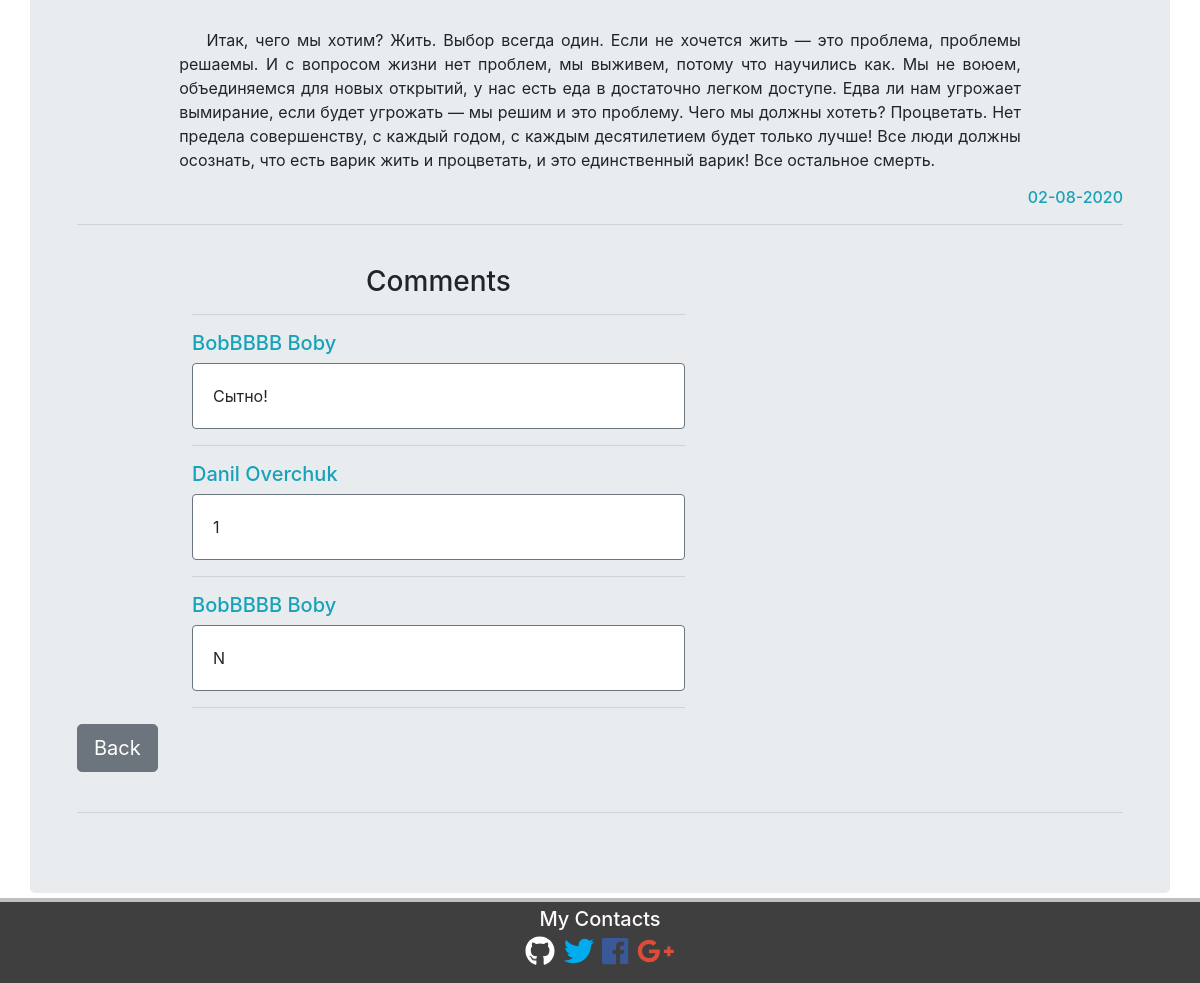
/articles/1/ (lower part), run on an earlier commit of the app's database.
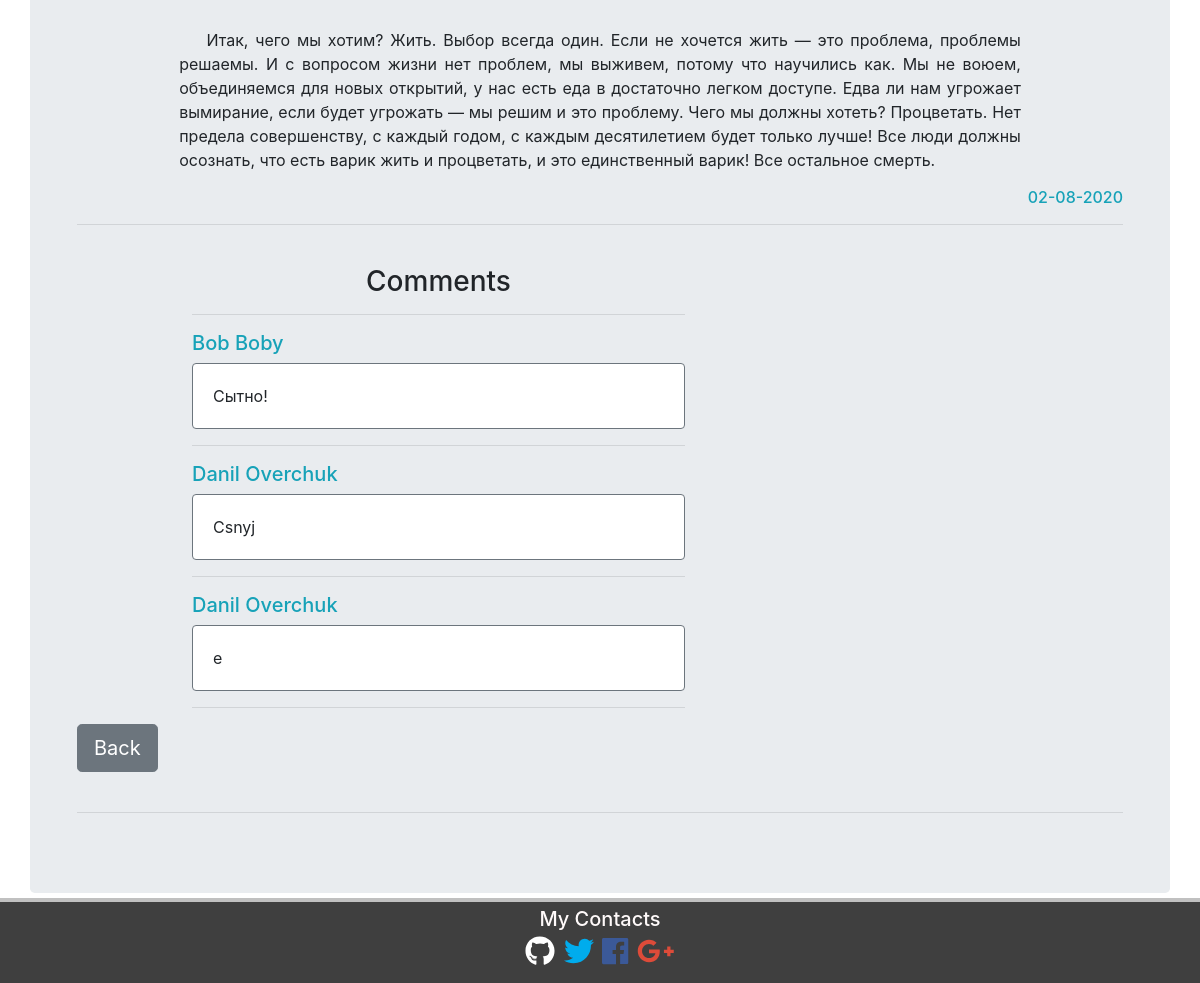
And on a later commit of the database.
### articles/models.py (models this page shows, shortened)
class Articles(models.Model):
    title = models.CharField(
        max_length=120,
        verbose_name='Title')
    content = RichTextField(blank=True, null=True)
    category = models.CharField(max_length=255, default='life')
    date = models.DateTimeField(verbose_name='Publication date')
    class Meta:
        verbose_name = 'Article'
        verbose_name_plural = 'Articles'

class Comments(models.Model):
    article = models.ForeignKey(Articles,
                                related_name='comments',
                                on_delete=models.CASCADE)
    author = models.ForeignKey(User, on_delete=models.CASCADE)
    comment_text = models.CharField(max_length=400)
    class Meta:
        verbose_name = 'Comment'
        verbose_name_plural = 'Comments'

### articles/views.py (the view, shortened to what this page needs)
# urls.py: path('<int:pk>/', ArticleView.as_view(), name='article'),
class ArticleView(DetailView, CreateView):
    template_name = 'articles/article_page.html'
    model = Articles
    form_class = AddCommentForm
    def get_context_data(self, *args, **kwargs):
        context = super().get_context_data(*args, **kwargs)
        context['categories'] = Category.objects.all()
        return context

### articles/models.py (called while the page is built)
    def __str__(self):
        return self.name

### articles/templates/articles/article_page.html (shortened to what this page needs)
{% extends "home/wrapper.html" %}
{% load static %}
{% block content %}
    <div class="container col-md-10">
        <p>
            {{ articles.content|safe|linebreaks }}
        </p>
    </div>
    <h6 class="text-info" align="right">
        {{ articles.date|date:"d-m-Y" }}
    </h6><hr><br>
    <div class="container" style="margin-left: 100px">
        <div class="row">
            <div class="col-md-6">
                <a name="redirect_after_post_a_comment">
                    <h3 align="center">
                        Comments
                    </h3><hr>
                </a>
                {% if not articles.comments.all %}
                    <p>
                        No comment Yet
                    </p>
                    {% if user.is_authenticated %}
                        <a href="#1">
                            <button type="button" class="btn btn-outline-dark">
                                Add one
                            </button>
                        </a>
                    {% endif %}
                {% else %}
                    {% for comment in articles.comments.all %}
                        <h5 class="text-info">{{ comment.author.first_name }} {{ comment.author.last_name }}</h5>
                        <div class="card border-secondary mb-3">
                            <div class="card-body">
                                <p class="card-text">
                                    {{ comment.comment_text }}
                                </p>
                            </div>
                        </div><hr>
                    {% endfor %}
                {% endif %}
            </div>
        </div>
    </div>
    <a href="{% url 'articles' %}">
        <button type="button" class="btn btn-secondary btn-lg">
            Back
        </button>
    </a><br><br>
    <hr>
{% endblock content %}

### home/templates/home/wrapper.html (shortened to what this page needs)
{% load static %}
<!DOCTYPE html>
<html lang="en">
<head>
    <link rel="stylesheet" href="https://maxcdn.bootstrapcdn.com/bootstrap/4.0.0/css/bootstrap.min.css">
    <link rel="stylesheet" type="text/css" href="{% static 'home/base.css' %}">
</head>
<body>
<div class="container">
    <div class="row jumbotron" style="margin-bottom: 0;">
        <div class="col-xs-12 col-sm-12 col-md-12 col-lg-12 col-xl-12">
            {% block content %}
            {% endblock content %}
        </div>
    </div>
</div>
<footer class="container-fluid">
    <div class="container-fluid">
        <div class="row padding text-center">
            <div class="col-12" style="margin-bottom: -10px; margin-top: 5px;">
                <h5>My Contacts</h5>
            </div>
            <div class="col-12 social padding">
                <a href="#"><i class="fab fa-github"></i></a>
                <a href="#"><i class="fab fa-twitter"></i></a>
                <a href="#"><i class="fab fa-facebook"></i></a>
                <a href="#"><i class="fab fa-google-plus-g"></i></a>
            </div>
        </div>
    </div>
</footer>
</body>
</html>

### home/static/home/base.css (style rules this page uses)
.social { font-size: 30px; }
.fa-facebook { color: #3b5998; }
.fa-twitter { color: #00aced; }
.fa-google-plus-g { color: #dd4b39; }
.fa-github { color: #fff }
footer { background-color: #3f3f3f; border-top: 4px solid silver; color: snow; height: 85px; position: absolute; bottom: 0; }
body { padding-bottom: 90px; position: relative; min-height: 100vh; }

What changed in the data, as far as the page shows it:
removed Comments: author.first_name "Danil", author.last_name "Overchuk", comment_text "1"
removed Comments: author.first_name "BobBBBB", author.last_name "Boby", comment_text "N"
changed through a linked row, Comments "Сытно!": author.first_name "BobBBBB" → "Bob"
added Comments: author.first_name "Danil", author.last_name "Overchuk", comment_text "Csnyj"
added Comments: author.first_name "Danil", author.last_name "Overchuk", comment_text "e"
